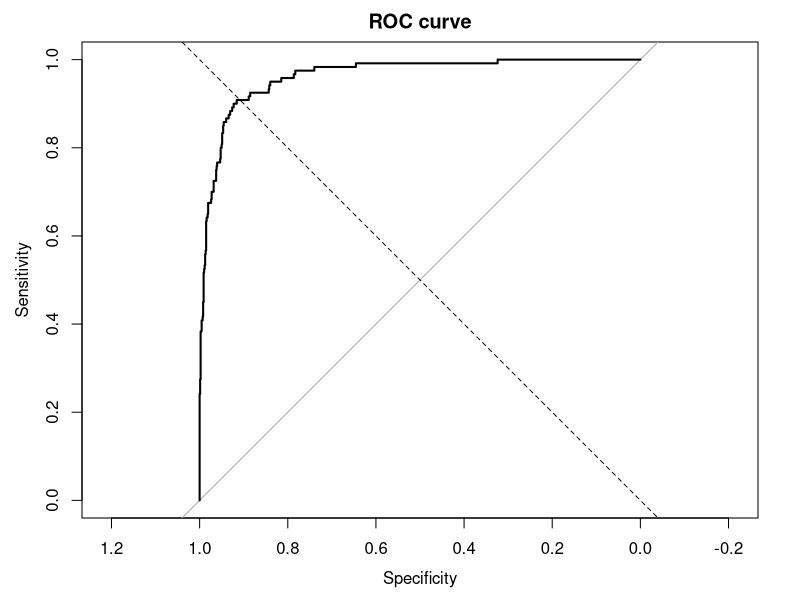

This chart was generated by the following R code:
# =====================================================================
# Run with R 4.3.3 (Rscript --vanilla). What it prints, and the plots it
# draws, are on the lab page, and tools/data-science/run_r_equivalents.py
# runs it again. (Until October 2026 R could not be installed where these
# labs are checked, so this file was desk-checked only; every number in its
# comments has since been checked against R's own output.)
# =====================================================================
# Experiment 14: Confusion matrix, accuracy and ROC
# Python equivalent: python/14_evaluation.py
# Same counts as Course 6 Unit 4 Problem 1: TP=80 FP=20 FN=40 TN=860

library(caret); library(pROC)

# Step 1: Make the actual and predicted labels
actual    <- factor(c(rep(1, 120), rep(0, 880)))
predicted <- factor(c(rep(1, 80), rep(0, 40), rep(1, 20), rep(0, 860)))

# Step 2: Build the confusion matrix and its metrics
cm <- confusionMatrix(predicted, actual, positive = "1")
cm
#   Accuracy    : 0.9400
#   Sensitivity : 0.6667   <- RECALL
#   Specificity : 0.9773
#   Pos Pred Val: 0.8000   <- PRECISION
#   F1          : 0.7273

cm$table         # the confusion matrix itself
cm$byClass       # every derived metric

# THE ACCURACY PARADOX:
# 88% of these patients are healthy, so "always predict healthy" already
# scores 0.88. This model's 0.94 beats that by only 0.06 -- and it MISSES
# 40 of the 120 real cases. Accuracy alone conceals that entirely.

# --- ROC and AUC: need SCORES, not hard labels ---
# probs <- predict(model, test, type = "prob")[, "1"]
# Step 3: Make scores for the ROC curve
set.seed(42)
probs <- ifelse(actual == 1, rbeta(1000, 5, 2), rbeta(1000, 2, 5))

# Step 4: Draw the ROC curve, and find the AUC
r <- roc(actual, probs)
auc(r)                       # ~0.96
plot(r, main = "ROC curve"); abline(a = 0, b = 1, lty = 2)

# AUC is the probability that the model ranks a random POSITIVE above a
# random NEGATIVE. 0.5 is the diagonal -- no better than guessing.
# Its advantage over accuracy is that it is THRESHOLD-INDEPENDENT.

# Step 5: Find the best threshold
coords(r, "best", ret = c("threshold", "sensitivity", "specificity"))
